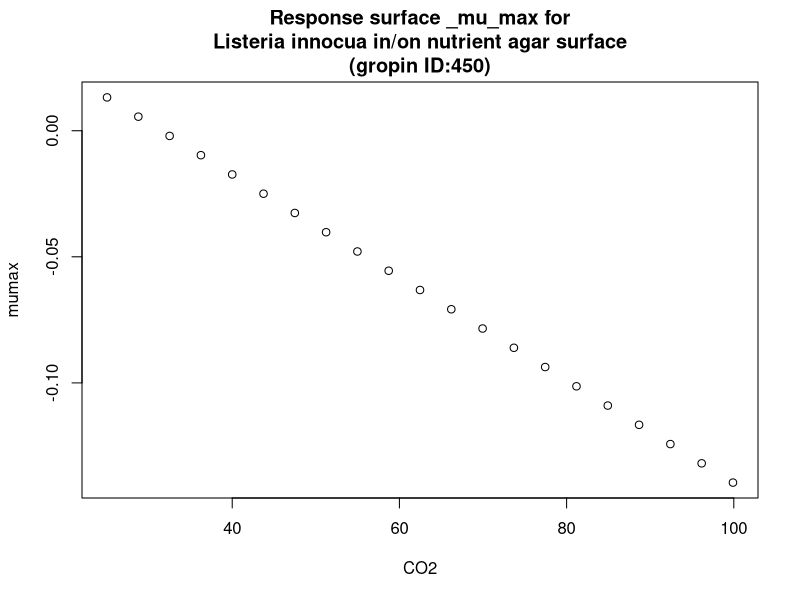

This figure's R source:
#############################
# start of Parameter script
#############################
CO2 <- seq(25.025,99.9000999000999,length.out=21)
#############################
# end of Parameter script
#############################
############################# 
# start of Model script Gropin ID 450 
#############################
 
# constant coefficients for this model
 
variables <- data.frame(CO2)
argumentsPar <- unique.data.frame(expand.grid(variables))
 
# heart of the model
response_surface <- function(CO2) {
   mumax <-0.00204*(31.5-CO2)

	return(mumax=mumax)
} 

# output parameters
responseSurface <- cbind(argumentsPar,response_surface(argumentsPar['CO2']))
colnames(responseSurface) <- c(colnames(argumentsPar),'mumax')
#############################
# End of Model script
#############################
############################# 
# start of Visualisation script Gropin ID 450 
#############################
titleText <-'Response surface _mu_max for
Listeria innocua in/on nutrient agar surface
(gropin ID:450)'
plot(CO2,responseSurface$'mumax',xlab='CO2',
                          ylab='mumax',main=titleText)
#############################
# End of Visualisation script
#############################
